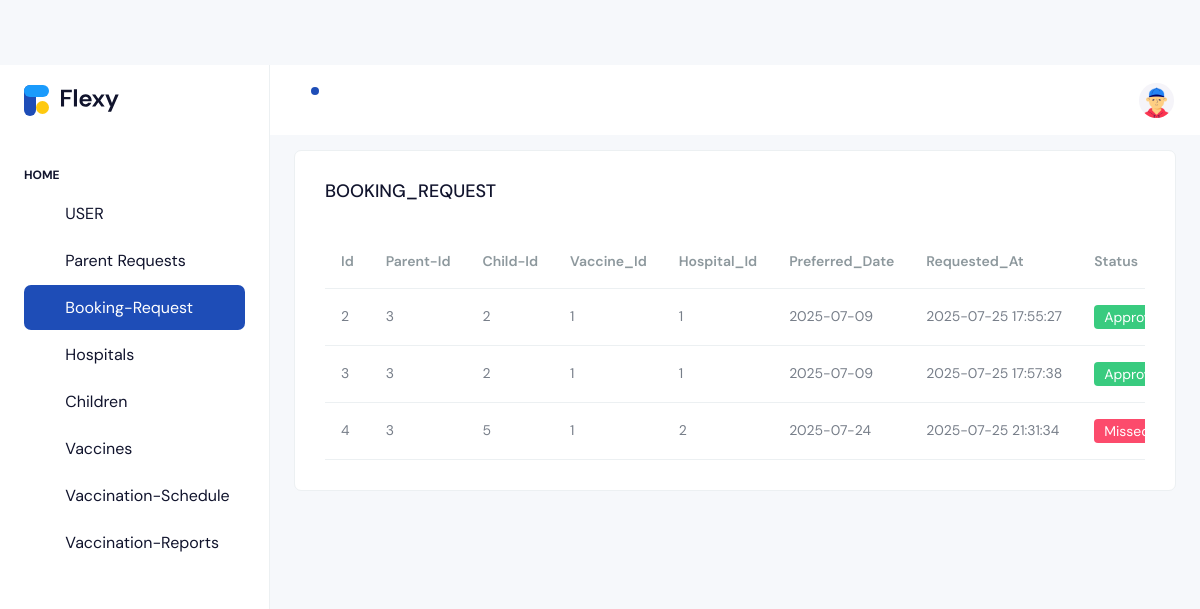
Page /admin/booking-request.php on the committed database.
### tables this page shows
CREATE TABLE `booking_requests` (
  `id` int(11) NOT NULL,
  `parent_id` int(11) NOT NULL,
  `child_id` int(11) NOT NULL,
  `vaccine_id` int(11) NOT NULL,
  `hospital_id` int(11) NOT NULL,
  `preferred_date` date DEFAULT NULL,
  `status` enum('Pending','Approved','Rejected') DEFAULT 'Pending',
  `requested_at` datetime DEFAULT current_timestamp()
);

### admin/booking-request.php (the view, shortened to what this page needs)
<?php
include('inc.connection.php');
$sql = "SELECT booking_requests.*, hospitals.name AS hospital_name
        FROM booking_requests
        JOIN hospitals ON booking_requests.hospital_id = hospitals.id";
$result = mysqli_query($conn, $sql);
?>
<!doctype html>
<html lang="en">
<head>
  <link rel="stylesheet" href="./assets/css/styles.min.css" />
</head>
<body>
  <div class="page-wrapper" id="main-wrapper" data-layout="vertical" data-navbarbg="skin6" data-sidebartype="full"
    data-sidebar-position="fixed" data-header-position="fixed">
    <aside class="left-sidebar">
      <div>
        <div class="brand-logo d-flex align-items-center justify-content-between">
          <a href="./webindex.php" class="text-nowrap logo-img">
            <img src="assets/images/logos/logo.svg" alt="" />
          </a>
        </div>
        <nav class="sidebar-nav scroll-sidebar" data-simplebar="">
          <ul id="sidebarnav">
            <li class="nav-small-cap">
              <span class="hide-menu">Home</span>
            </li>
            <li class="sidebar-item">
              <a class="sidebar-link" href="index.php" aria-expanded="false">
                <i class="ti ti-atom"></i>
                <span class="hide-menu">USER</span>
              </a>
            </li>
            <li class="sidebar-item">
              <a class="sidebar-link" href="parent-requests.php" aria-expanded="false">
                <i class="ti ti-atom"></i>
                <span class="hide-menu">Parent Requests</span>
              </a>
            </li>
            <li class="sidebar-item">
              <a class="sidebar-link" href="booking-request.php" aria-expanded="false">
                <i class="ti ti-atom"></i>
                <span class="hide-menu">Booking-Request</span>
              </a>
            </li>
            <li class="sidebar-item">
              <a class="sidebar-link" href="hospitals.php" aria-expanded="false">
                <i class="ti ti-atom"></i>
                <span class="hide-menu">Hospitals</span>
              </a>
            </li>
            <li class="sidebar-item">
              <a class="sidebar-link" href="children-list.php" aria-expanded="false">
                <i class="ti ti-atom"></i>
                <span class="hide-menu">Children</span>
              </a>
            </li>
            <li class="sidebar-item">
              <a class="sidebar-link" href="vaccines.php" aria-expanded="false">
                <i class="ti ti-atom"></i>
                <span class="hide-menu">Vaccines</span>
              </a>
            </li>
            <li class="sidebar-item">
              <a class="sidebar-link" href="vaccination-schedule.php" aria-expanded="false">
                <i class="ti ti-atom"></i>
                <span class="hide-menu">Vaccination-Schedule</span>
              </a>
            </li>
            <li class="sidebar-item">
              <a class="sidebar-link" href="vaccination-reports.php" aria-expanded="false">
                <i class="ti ti-atom"></i>
                <span class="hide-menu">Vaccination-Reports</span>
              </a>
            </li>
          </ul>
        </nav>
      </div>
    </aside>
    <div class="body-wrapper">
      <header class="app-header">
        <nav class="navbar navbar-expand-lg navbar-light">
          <ul class="navbar-nav">
            <li class="nav-item dropdown">
              <a class="nav-link " href="javascript:void(0)" id="drop1" data-bs-toggle="dropdown" aria-expanded="false">
                <i class="ti ti-bell"></i>
                <div class="notification bg-primary rounded-circle"></div>
              </a>
            </li>
          </ul>
          <div class="navbar-collapse justify-content-end px-0" id="navbarNav">
            <ul class="navbar-nav flex-row ms-auto align-items-center justify-content-end">
              <li class="nav-item dropdown">
                <a class="nav-link " href="javascript:void(0)" id="drop2" data-bs-toggle="dropdown"
                  aria-expanded="false">
                  <img src="./assets/images/profile/user-1.jpg" alt="" width="35" height="35" class="rounded-circle">
                </a>
              </li>
            </ul>
          </div>
        </nav>
      </header>
      <div class="body-wrapper-inner">
        <div class="container-fluid">
          <div class="row" style="margin-top: -30px;">
            <div class="col-12">
              <div class="card">
                <div class="card-body">
                  <div class="d-md-flex align-items-center">
                    <div>
                      <h4 class="card-title">BOOKING_REQUEST</h4>
                    </div>
                  </div>
                  <div class="table-responsive mt-4">
                    <table class="table mb-0 text-nowrap varient-table align-middle fs-3">
                      <thead>
                        <tr>
                        <tr>
                          <th scope="col" class="px-3 text-muted">Id</th>
                          <th scope="col" class="px-3 text-muted">Parent-Id</th>
                          <th scope="col" class="px-3 text-muted">Child-Id</th>
                          <th scope="col" class="px-3 text-muted">Vaccine_Id</th>
                          <th scope="col" class="px-3 text-muted">Hospital_Id</th>
                          <th scope="col" class="px-3 text-muted">Preferred_Date</th>
                          <th scope="col" class="px-3 text-muted">Requested_At</th>
                          <th scope="col" class="px-3 text-muted">Status</th>
                      </thead>
                      <tbody>
                        <?php while ($row = mysqli_fetch_assoc($result)) { ?>
                          <tr>
                            <td class="px-3"><?php echo $row['id']; ?></td>
                            <td class="px-3"><?php echo $row['parent_id']; ?></td>
                            <td class="px-3"><?php echo $row['child_id']; ?></td>
                            <td class="px-3"><?php echo $row['vaccine_id']; ?></td>
                            <td class="px-3"><?php echo $row['hospital_id']; ?></td>
                            <td class="px-3"><?php echo $row['preferred_date']; ?></td>
                            <td class="px-3"><?php echo $row['requested_at']; ?></td>
                            <td class="px-3">
                              <?php
                              $today = date('Y-m-d');
                              $is_missed = ($row['status'] === 'Pending' && $row['preferred_date'] < $today);
                              if ($row['status'] === 'Approved') {
                                echo "<span class='badge bg-success'>Approved</span>";
                              } elseif ($is_missed) {
                                echo "<span class='badge bg-danger'>Missed</span>";
                              } ?>
                            </td>
                          </tr>
                        <?php } ?>
                      </tbody>
                    </table>
                  </div>
                </div>
              </div>
            </div>
          </div>
        </div>
      </div>
    </div>
  </div>
</body>
</html>

### rows in the picture
booking_requests: id "2", parent "3", child "2", vaccine "1", hospital "1", preferred_date "2025-07-09", requested_at "2025-07-25 17:55:27", status "Approved"
booking_requests: id "3", parent "3", child "2", vaccine "1", hospital "1", preferred_date "2025-07-09", requested_at "2025-07-25 17:57:38", status "Approved"
booking_requests: id "4", parent "3", child "5", vaccine "1", hospital "2", preferred_date "2025-07-24", requested_at "2025-07-25 21:31:34", status "Missed"
